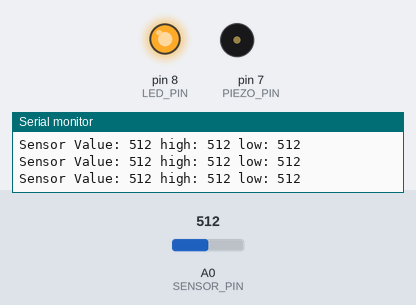
The sketch below on a simulated Arduino Uno, built with avr-gcc and run on an emulated ATmega328P. Shown: output pins drawn as LEDs (lit = HIGH), buzzer (waves = sounding), the last lines printed to the serial monitor. Inputs (shaded band) come from the test bench; at power-on: A0 (SENSOR_PIN) = 512.

Above: at 0.1 s.
At 10.1 s:
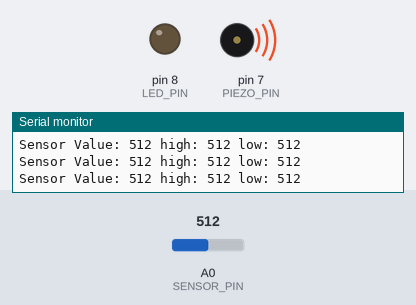
Timing chart, 0 to 11.6 s (numbered marks = the images above):
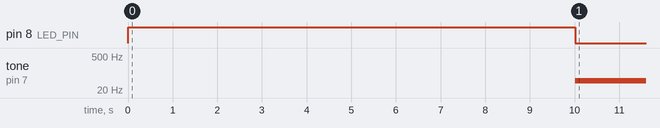

The sketch:

piezo.ino
```cpp
int const LED_PIN = 8;
int const PIEZO_PIN = 7;
int const SENSOR_PIN = A0;

int sensorLow = 1023;
int sensorHigh = 0;
int sensorValue = 0;

void setup()
{
  Serial.begin(9600);
  pinMode(LED_PIN, OUTPUT);
  digitalWrite(LED_PIN, HIGH);

  while (millis() < 10000) {
    sensorValue =  analogRead(SENSOR_PIN);
    sensorHigh = (sensorValue > sensorHigh ? sensorValue : sensorHigh);
    sensorLow =  (sensorValue < sensorLow  ? sensorValue : sensorLow);

    Serial.print("Sensor Value: ");
    Serial.print(sensorValue);
    Serial.print(" high: ");
    Serial.print(sensorHigh);
    Serial.print(" low: ");
    Serial.print(sensorLow);
    Serial.println();
  }

  digitalWrite(LED_PIN, LOW);
}

void loop()
{
  sensorValue = analogRead(SENSOR_PIN);

  int pitch = map(sensorValue, sensorLow, sensorHigh, 50, 4000);
  tone(PIEZO_PIN, pitch, 20);
}
```

Measured:
- by itself, tone on pin 7 (PIEZO_PIN): silent → 49 Hz at 10.0 s
